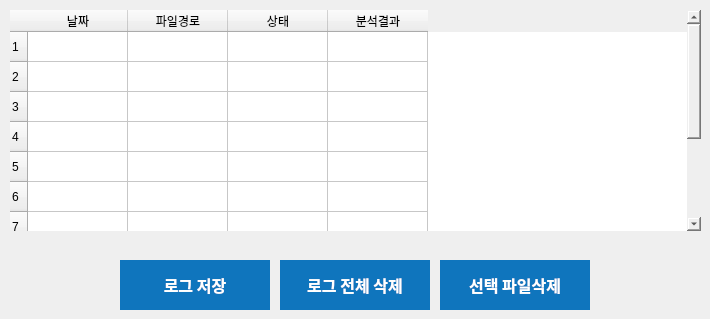
   <widget class="QWidget" name="tab3">
    <property name="styleSheet">
     <string notr="true"/>
    </property>
    <attribute name="title">
     <string>진단로그</string>
    </attribute>
    <widget class="QTableWidget" name="logTable">
     <property name="geometry">
      <rect>
       <x>10</x>
       <y>10</y>
       <width>691</width>
       <height>221</height>
      </rect>
     </property>
     <property name="styleSheet">
      <string notr="true">border : 0px;</string>
     </property>
     <property name="rowCount">
      <number>10</number>
     </property>
     <property name="columnCount">
      <number>4</number>
     </property>
     <row/>
     <row/>
     <row/>
     <row/>
     <row/>
     <row/>
     <row/>
     <row/>
     <row/>
     <row/>
     <column>
      <property name="text">
       <string>날짜</string>
      </property>
      <property name="font">
       <font>
        <family>나눔고딕</family>
        <weight>50</weight>
        <bold>false</bold>
       </font>
      </property>
     </column>
     <column>
      <property name="text">
       <string>파일경로</string>
      </property>
      <property name="font">
       <font>
        <family>나눔고딕</family>
       </font>
      </property>
     </column>
     <column>
      <property name="text">
       <string>상태</string>
      </property>
      <property name="font">
       <font>
        <family>나눔고딕</family>
       </font>
      </property>
     </column>
     <column>
      <property name="text">
       <string>분석결과</string>
      </property>
      <property name="font">
       <font>
        <family>나눔고딕</family>
       </font>
      </property>
     </column>
    </widget>
    <widget class="QToolButton" name="delAllLogBtn">
     <property name="geometry">
      <rect>
       <x>280</x>
       <y>260</y>
       <width>150</width>
       <height>50</height>
      </rect>
     </property>
     <property name="font">
      <font>
       <family>맑은 고딕</family>
       <pointsize>12</pointsize>
       <weight>75</weight>
       <bold>true</bold>
      </font>
     </property>
     <property name="cursor">
      <cursorShape>PointingHandCursor</cursorShape>
     </property>
     <property name="styleSheet">
      <string notr="true">background-color: #0F75BD;
color: white;border:nono;</string>
     </property>
     <property name="text">
      <string>로그 전체 삭제</string>
     </property>
    </widget>
    <widget class="QToolButton" name="deSelFileBtn">
     <property name="geometry">
      <rect>
       <x>440</x>
       <y>260</y>
       <width>150</width>
       <height>50</height>
      </rect>
     </property>
     <property name="font">
      <font>
       <family>맑은 고딕</family>
       <pointsize>12</pointsize>
       <weight>75</weight>
       <bold>true</bold>
      </font>
     </property>
     <property name="cursor">
      <cursorShape>PointingHandCursor</cursorShape>
     </property>
     <property name="styleSheet">
      <string notr="true">background-color: #0F75BD;
color: white;border:nono;</string>
     </property>
     <property name="text">
      <string>선택 파일삭제</string>
     </property>
    </widget>
    <widget class="QToolButton" name="saveLogBtn">
     <property name="geometry">
      <rect>
       <x>120</x>
       <y>260</y>
       <width>150</width>
       <height>50</height>
      </rect>
     </property>
     <property name="font">
      <font>
       <family>맑은 고딕</family>
       <pointsize>12</pointsize>
       <weight>75</weight>
       <bold>true</bold>
      </font>
     </property>
     <property name="cursor">
      <cursorShape>PointingHandCursor</cursorShape>
     </property>
     <property name="styleSheet">
      <string notr="true">background-color: #0F75BD;
color: white;border:nono;</string>
     </property>
     <property name="text">
      <string>로그 저장</string>
     </property>
    </widget>
   </widget>
